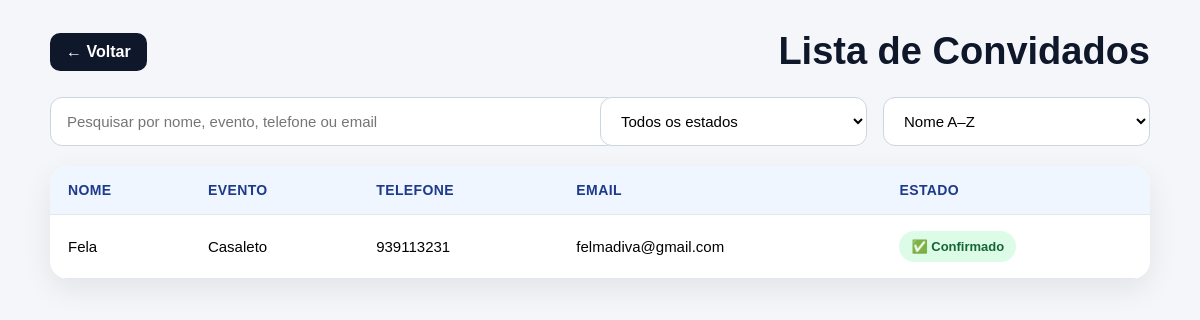
Before: /guests/ (signed in) with the older database file.
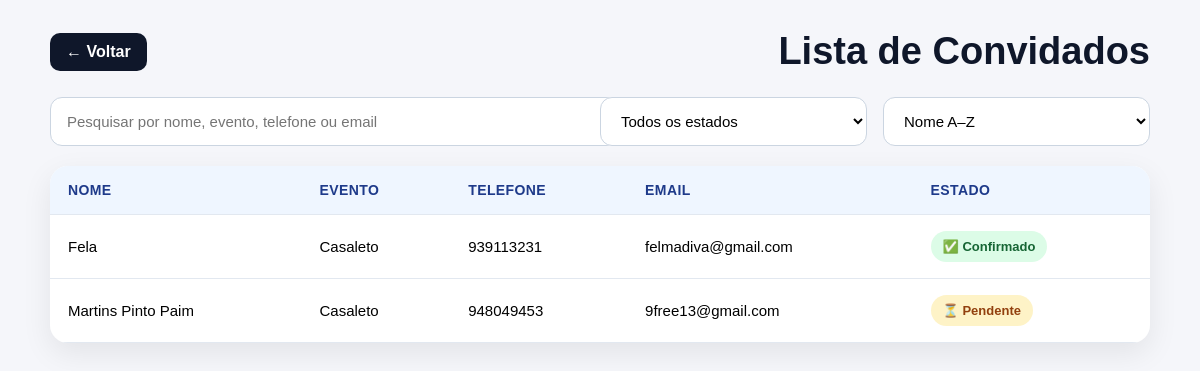
After: the same page with the newer database file.
### guests/models.py (models this page shows, shortened)
class Guest(models.Model):
    STATUS_CHOICES = [
        ('pendente', 'Pendente'),
        ('confirmado', 'Confirmado'),
        ('recusado', 'Recusado'),
    ]
    event = models.ForeignKey('events.Event', on_delete=models.CASCADE)
    full_name = models.CharField(max_length=255)
    phone = models.CharField(max_length=50, blank=True, null=True)
    email = models.EmailField(blank=True, null=True)
    token = models.UUIDField(default=uuid.uuid4, unique=True, editable=False)
    slug = models.SlugField(max_length=255, unique=True, blank=True, null=True)
    status = models.CharField(max_length=20, choices=STATUS_CHOICES, default='pendente')
    qr_code = models.ImageField(upload_to='qr_codes/', blank=True, null=True)
    companion_name = models.CharField(max_length=255, blank=True, null=True)
    checked_in = models.BooleanField(default=False)
    checked_in_at = models.DateTimeField(blank=True, null=True)

### events/models.py (models this page shows, shortened)
class Event(models.Model):
    EVENT_TYPE_CHOICES = [
        ('aniversario', 'Aniversário'),
        ('casamento', 'Casamento'),
        ('noivado', 'Noivado'),
        ('baptizado', 'Baptizado'),
        ('cha_de_bebe', 'Chá de bebé'),
        ('formatura', 'Formatura'),
        ('conferencia', 'Conferência'),
        ('reuniao', 'Reunião'),
        ('evento_corporativo', 'Evento corporativo'),
        ('outro', 'Outro'),
    ]
    owner = models.ForeignKey(User, on_delete=models.CASCADE, null=True, blank=True)
    name = models.CharField(max_length=255)
    event_type = models.CharField(max_length=50, choices=EVENT_TYPE_CHOICES, default='outro')
    date = models.DateField()
    location = models.CharField(max_length=255, blank=True, null=True)
    description = models.TextField(blank=True, null=True)
    allowed_companions = models.PositiveIntegerField(default=0)

### guests/views.py (the view)
# urls.py: path('guests/', views.guest_list, name='guest_list'),
@login_required
def guest_list(request):
    guests = Guest.objects.filter(event__owner=request.user).order_by('-id')
    return render(request, 'guests/guest_list.html', {'guests': guests})

### notifications/context_processors.py (called while the page is built)
def notification_count(request):
    if request.user.is_authenticated:
        notifications = Notification.objects.filter(
            user=request.user
        ).order_by('-created_at')
        unread_count = notifications.filter(is_read=False).count()
    else:
        notifications = Notification.objects.none()
        unread_count = 0
    return {
        'unread_notifications_count': unread_count,
        'notifications': notifications,
    }

### guests/templates/guests/guest_list.html (shortened to what this page needs)
<!DOCTYPE html>
<html lang="pt">
<head>
</head>
<body>
    <div class="page-wrapper">
        <div class="topbar">
            <a href="/" class="back-btn">← Voltar</a>
            <h1>Lista de Convidados</h1>
        </div>
        {% if guests %}
            <div class="controls">
    <input type="text" id="searchInput" placeholder="Pesquisar por nome, evento, telefone ou email">
    <select id="statusFilter">
        <option value="todos">Todos os estados</option>
    </select>
    <select id="sortFilter">
        <option value="nome_asc">Nome A–Z</option>
    </select>
</div>
            <div class="table-box">
                <table>
                    <thead>
                        <tr>
                            <th>Nome</th>
                            <th>Evento</th>
                            <th>Telefone</th>
                            <th>Email</th>
                            <th>Estado</th>
                        </tr>
                    </thead>
                    <tbody id="guestTableBody">
                        {% for guest in guests %}
                            <tr data-status="{{ guest.status|lower }}">
                                <td class="searchable">{{ guest.full_name }}</td>
                                <td class="searchable">{{ guest.event.name }}</td>
                                <td class="searchable">{{ guest.phone }}</td>
                                <td class="searchable">{{ guest.email|default:"" }}</td>
                                <td>
                                    {% if guest.status == 'confirmado' %}
                                        <span class="status status-confirmado">✅ Confirmado</span>
                                    {% elif guest.status == 'recusado' %}
                                        <span class="status status-recusado">❌ Não confirmado</span>
                                    {% else %}
                                        <span class="status status-pendente">⏳ Pendente</span>
                                    {% endif %}
                                </td>
                            </tr>
                        {% endfor %}
                    </tbody>
                </table>
            </div>
        {% else %}
            <div class="empty">
                Nenhum convidado encontrado.
            </div>
        {% endif %}
    </div>
</body>
</html>

Changed rows visible on the page:
added Guest: full_name "Martins Pinto Paim", event.name "Casaleto", phone "948049453", email "9free13@gmail.com", status "⏳ Pendente"
